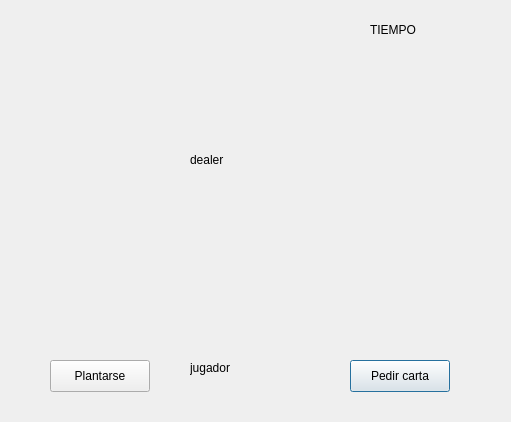
<?xml version="1.0" encoding="UTF-8"?>
<ui version="4.0">
 <class>Dialog</class>
 <widget class="QDialog" name="Dialog">
  <property name="geometry">
   <rect>
    <x>0</x>
    <y>0</y>
    <width>511</width>
    <height>422</height>
   </rect>
  </property>
  <property name="windowTitle">
   <string>Dialog</string>
  </property>
  <widget class="QPushButton" name="btn_pedir">
   <property name="geometry">
    <rect>
     <x>350</x>
     <y>360</y>
     <width>100</width>
     <height>32</height>
    </rect>
   </property>
   <property name="text">
    <string>Pedir carta</string>
   </property>
  </widget>
  <widget class="QPushButton" name="btn_plantar">
   <property name="geometry">
    <rect>
     <x>50</x>
     <y>360</y>
     <width>100</width>
     <height>32</height>
    </rect>
   </property>
   <property name="text">
    <string>Plantarse</string>
   </property>
  </widget>
  <widget class="QLabel" name="lbl_carta">
   <property name="geometry">
    <rect>
     <x>190</x>
     <y>210</y>
     <width>101</width>
     <height>131</height>
    </rect>
   </property>
   <property name="text">
    <string/>
   </property>
   <property name="scaledContents">
    <bool>false</bool>
   </property>
  </widget>
  <widget class="QLabel" name="lbl_carta_dealer">
   <property name="geometry">
    <rect>
     <x>190</x>
     <y>20</y>
     <width>111</width>
     <height>121</height>
    </rect>
   </property>
   <property name="text">
    <string/>
   </property>
  </widget>
  <widget class="QLabel" name="lbl_puntaje_jugador">
   <property name="geometry">
    <rect>
     <x>190</x>
     <y>360</y>
     <width>131</width>
     <height>16</height>
    </rect>
   </property>
   <property name="text">
    <string>jugador</string>
   </property>
  </widget>
  <widget class="QLabel" name="lbl_puntaje_dealer">
   <property name="geometry">
    <rect>
     <x>190</x>
     <y>150</y>
     <width>111</width>
     <height>20</height>
    </rect>
   </property>
   <property name="text">
    <string>dealer</string>
   </property>
  </widget>
  <widget class="QLabel" name="lbl_tiempo">
   <property name="geometry">
    <rect>
     <x>370</x>
     <y>20</y>
     <width>121</width>
     <height>20</height>
    </rect>
   </property>
   <property name="text">
    <string>TIEMPO</string>
   </property>
  </widget>
  <widget class="QLabel" name="lbl_mazo">
   <property name="geometry">
    <rect>
     <x>20</x>
     <y>50</y>
     <width>58</width>
     <height>16</height>
    </rect>
   </property>
   <property name="text">
    <string/>
   </property>
  </widget>
 </widget>
 <resources/>
 <connections/>
</ui>
